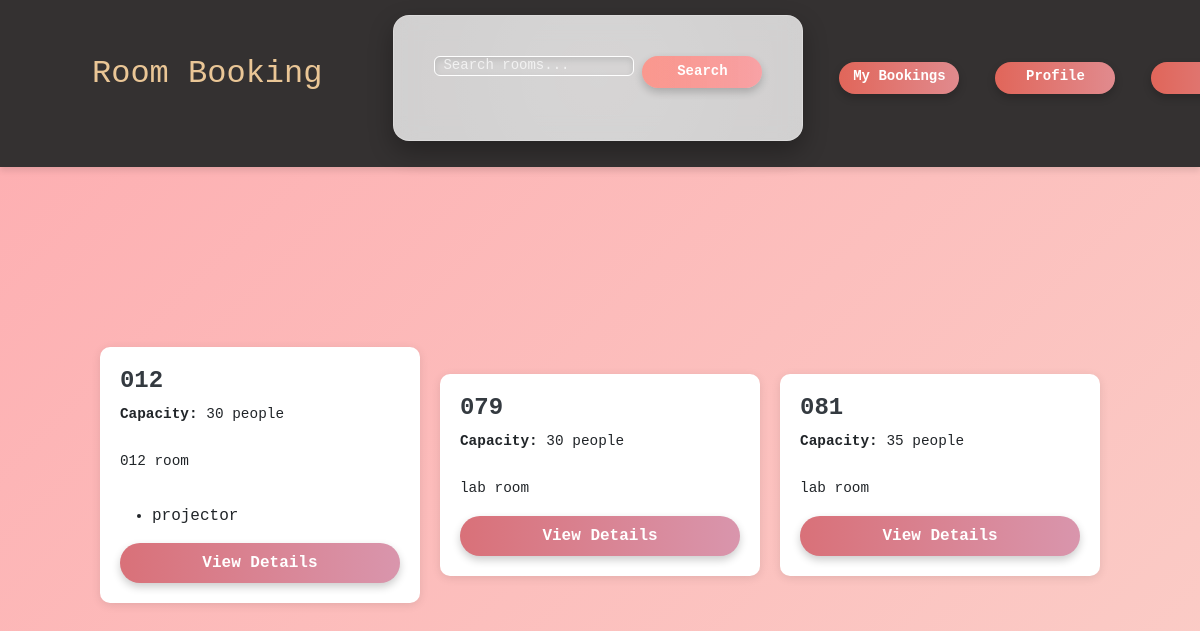
The page /rooms.php on the database its author committed.
### tables this page shows
CREATE TABLE `rooms` (
  `id` int(11) NOT NULL,
  `name` varchar(255) NOT NULL,
  `capacity` int(11) NOT NULL,
  `description` text NOT NULL,
  `is_available` tinyint(1) DEFAULT 1
);

### rooms.php (the view, shortened to what this page needs)
<?php
include 'connection.php';
$search = isset($_GET['search']) ? $_GET['search'] : '';
$query = "
    SELECT r.*, GROUP_CONCAT(e.name) as equipment_list
    FROM rooms r
    LEFT JOIN room_equipment re ON r.id = re.room_id
    LEFT JOIN equipment e ON re.equipment_id = e.id
";
if ($search) {
    $query .= " WHERE r.name LIKE :search";
    $query .= " GROUP BY r.id";
    $stmt = $db->prepare($query);
    $stmt->execute(['search' => "%$search%"]);
} else {
    $query .= " GROUP BY r.id";
    $stmt = $db->query($query);
}
$rooms = $stmt->fetchAll();
?>
<!DOCTYPE html>
<html lang="en">
<head>
    <link href="https://cdn.jsdelivr.net/npm/bootstrap@5.3.0-alpha1/dist/css/bootstrap.min.css" rel="stylesheet">
    <link rel="stylesheet" href="style.css">
    <link href="https://cdn.jsdelivr.net/npm/bootstrap-icons/font/bootstrap-icons.css" rel="stylesheet">
</head>
<body>
    <nav class="navbar navbar-expand-lg navbar-dark">
        <div class="container">
            <a class="navbar-brand" href="rooms.php"><h2>Room Booking</h2></a>
            <div class="collapse navbar-collapse" id="navbarNav">
                <ul class="navbar-nav ms-auto">
                    <li class="nav-item">
                        <form class="d-flex" action="rooms.php" method="GET">
                            <input class="form-control me-2" type="search" name="search" placeholder="Search rooms..." value="<?php echo htmlspecialchars($search); ?>">
                            <button class="btn btn-outline-light" type="submit">Search</button>
                        </form>
                    </li>
                    <li class="nav-item">
                        <a href="my_bookings.php" class="btn btn-outline-light ms-3">My Bookings</a>
                    </li>
                    <li class="nav-item">
                        <a href="profile.php" class="btn btn-light ms-3">Profile</a>
                    </li>
                    <li class="nav-item">
                        <a href="notifications.php" class="btn btn-outline-info position-relative ms-3">
                        </a>
                    </li>
                </ul>
            </div>
        </div>
    </nav>
    <div class="container content">
        <div class="rooms-container">
            <?php foreach ($rooms as $room): ?>
                <div class="room-card-wrapper">
                    <div class="room-card">
                        <h3><?php echo htmlspecialchars($room['name']); ?></h3>
                        <div class="room-details">
                            <p><strong>Capacity:</strong> <?php echo $room['capacity']; ?> people</p>
                            <p><?php echo htmlspecialchars($room['description']); ?></p>
                        </div>
                        <?php if ($room['equipment_list']): ?>
                            <ul class="equipment-list">
                                <?php foreach (explode(',', $room['equipment_list']) as $equipment): ?>
                                    <li><?php echo htmlspecialchars($equipment); ?></li>
                                <?php endforeach; ?>
                            </ul>
                        <?php endif; ?>
                        <a href="room_details.php?id=<?php echo $room['id']; ?>" class="btn btn-primary">View Details</a>
                    </div>
                </div>
            <?php endforeach; ?>
        </div>
    </div>
</body>
</html>

### style.css (style rules this page uses)
body { font-family: 'Poppins', sans-serif; background: linear-gradient(135deg, rgba(255, 154, 158, 0.8), rgba(250, 208, 196, 0.8), rgba(251, 194, 235, 0.8), rgba(161, 140, 209, 0.8)); background-size: 400% 400%; animation: gradientBackground 10s ease infinite; display: flex; justify-content: center; align-items: center; height: 100vh; margin: 0; overflow: hidden; padding-top: 50px !important; }
form { background: rgba(255, 255, 255, 0.75); padding: 2.5rem; border-radius: 16px; box-shadow: 0 10px 25px rgba(0, 0, 0, 0.3); width: 100%; max-width: 450px; backdrop-filter: blur(12px) saturate(180%); border: 1px solid rgba(255, 255, 255, 0.3); position: relative; overflow: hidden; }
form::before { content: ''; position: absolute; top: -50%; left: -50%; width: 200%; height: 200%; background: radial-gradient(circle at 50% 50%, rgba(255, 255, 255, 0.4), rgba(255, 255, 255, 0)); opacity: 0.5; animation: pulseEffect 6s infinite ease-in-out; z-index: -1; }
input { width: 100%; padding: 0.85rem; margin-bottom: 1.5rem; border: 1px solid rgba(200, 200, 200, 0.6); border-radius: 8px; background: rgba(255, 255, 255, 0.9); transition: all 0.3s ease; font-size: 1rem; box-shadow: inset 0 3px 6px rgba(0, 0, 0, 0.1); animation: fadeInInput 2s ease-in-out; }
button { width: 100%; padding: 1rem; border: none; border-radius: 30px; background: linear-gradient(90deg, rgba(255, 111, 97, 0.85), rgba(255, 154, 158, 0.85)); color: white; font-size: 1.1rem; font-weight: 600; cursor: pointer; transition: all 0.3s ease-in-out; box-shadow: 0 4px 8px rgba(0, 0, 0, 0.2); position: relative; overflow: hidden; }
.navbar { min-height: 20px !important; padding-top: 0.3rem !important; padding-bottom: 1rem !important; }
.navbar-brand { font-size: 1.1rem !important; padding: 50px!important; }
.navbar .form-control { height: 20px !important; padding: 0.25rem 0.5rem !important; font-size: 0.875rem !important; }
.navbar .btn { padding: 0.25rem 0.75rem !important; font-size: 0.875rem !important; height: 32px !important; }
button::after { content: ''; position: absolute; top: 0; left: -100%; width: 200%; height: 100%; background: linear-gradient(90deg, rgba(255, 255, 255, 0.4), rgba(255, 255, 255, 0)); transition: all 0.5s ease; z-index: 1; }
button::before { content: ''; position: absolute; top: 50%; left: 50%; width: 0; height: 0; background: rgba(255, 255, 255, 0.2); border-radius: 50%; transform: translate(-50%, -50%); opacity: 0; pointer-events: none; z-index: 0; transition: width 0.4s ease, height 0.4s ease, opacity 0.4s ease; }
form { animation: slideInForm 1s ease-in-out forwards; }
label, input, button { opacity: 100; animation: slideInBars 1.5s ease-in-out forwards; }
button { animation-delay: 0.9s; }
.rooms-container { min-height: 100vh; width: 95%; max-width: 1400px; margin: 2rem auto; padding: 0 1rem; }
.room-card { background: rgba(255, 255, 255, 0.95); border-radius: 20px; padding: 2.5rem; box-shadow: 0 10px 30px rgba(0, 0, 0, 0.15); transition: all 0.4s ease; animation: fadeInSlideUp 0.8s ease-out; }

### rows shown on the page
rooms: name "012", capacity "30", description "012 room", equipment "projector"
rooms: name "079", capacity "30", description "lab room"
rooms: name "081", capacity "35", description "lab room"
